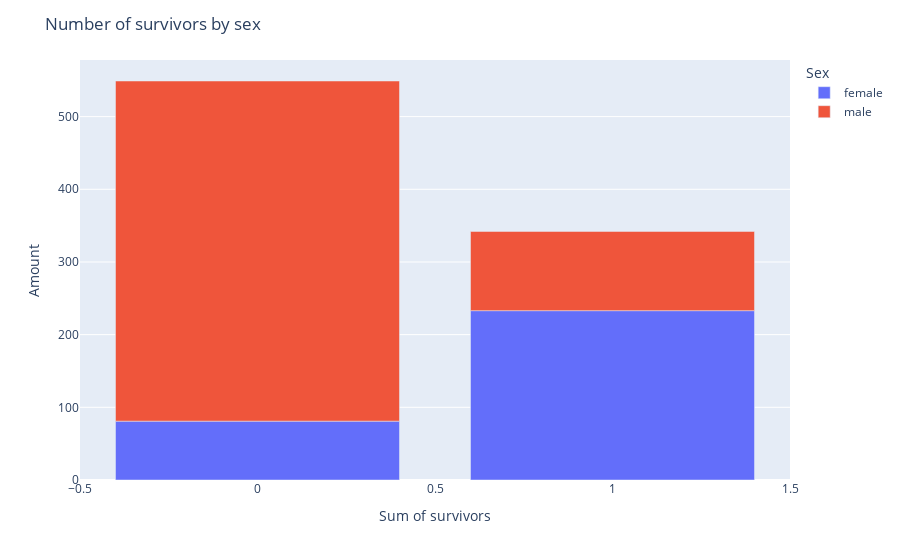

Notebook source saved alongside this figure:
### Code cell
survivors_2 = train.groupby(["Sex", "Survived"]).size().reset_index(name='Amount').sort_values(by="Sex", ascending=True)

fig = px.bar(survivors_2, x='Survived', y='Amount', color='Sex')
fig.update_layout(
    title = {
        'text': f"Number of survivors by sex"
    },
    xaxis_title = "Sum of survivors",
    yaxis_title="Amount"
)
fig.show()

### Figure 1 — Plotly figure (JSON) as saved in the notebook; plotly's stock layout.template omitted (floating-point values rounded to 4 significant figures)
{"data": [{"hovertemplate": "Sex=female<br>Survived=%{x}<br>Amount=%{y}<extra></extra>", "legendgroup": "female", "marker": {"color": "#636efa", "pattern": {"shape": ""}}, "name": "female", "orientation": "v", "showlegend": true, "textposition": "auto", "type": "bar", "x": [0, 1], "xaxis": "x", "y": [81, 233], "yaxis": "y"}, {"hovertemplate": "Sex=male<br>Survived=%{x}<br>Amount=%{y}<extra></extra>", "legendgroup": "male", "marker": {"color": "#EF553B", "pattern": {"shape": ""}}, "name": "male", "orientation": "v", "showlegend": true, "textposition": "auto", "type": "bar", "x": [0, 1], "xaxis": "x", "y": [468, 109], "yaxis": "y"}], "layout": {"barmode": "relative", "legend": {"title": {"text": "Sex"}, "tracegroupgap": 0}, "margin": {"t": 60}, "title": {"text": "Number of survivors by sex"}, "xaxis": {"anchor": "y", "domain": [0, 1], "title": {"text": "Sum of survivors"}}, "yaxis": {"anchor": "x", "domain": [0, 1], "title": {"text": "Amount"}}}}
